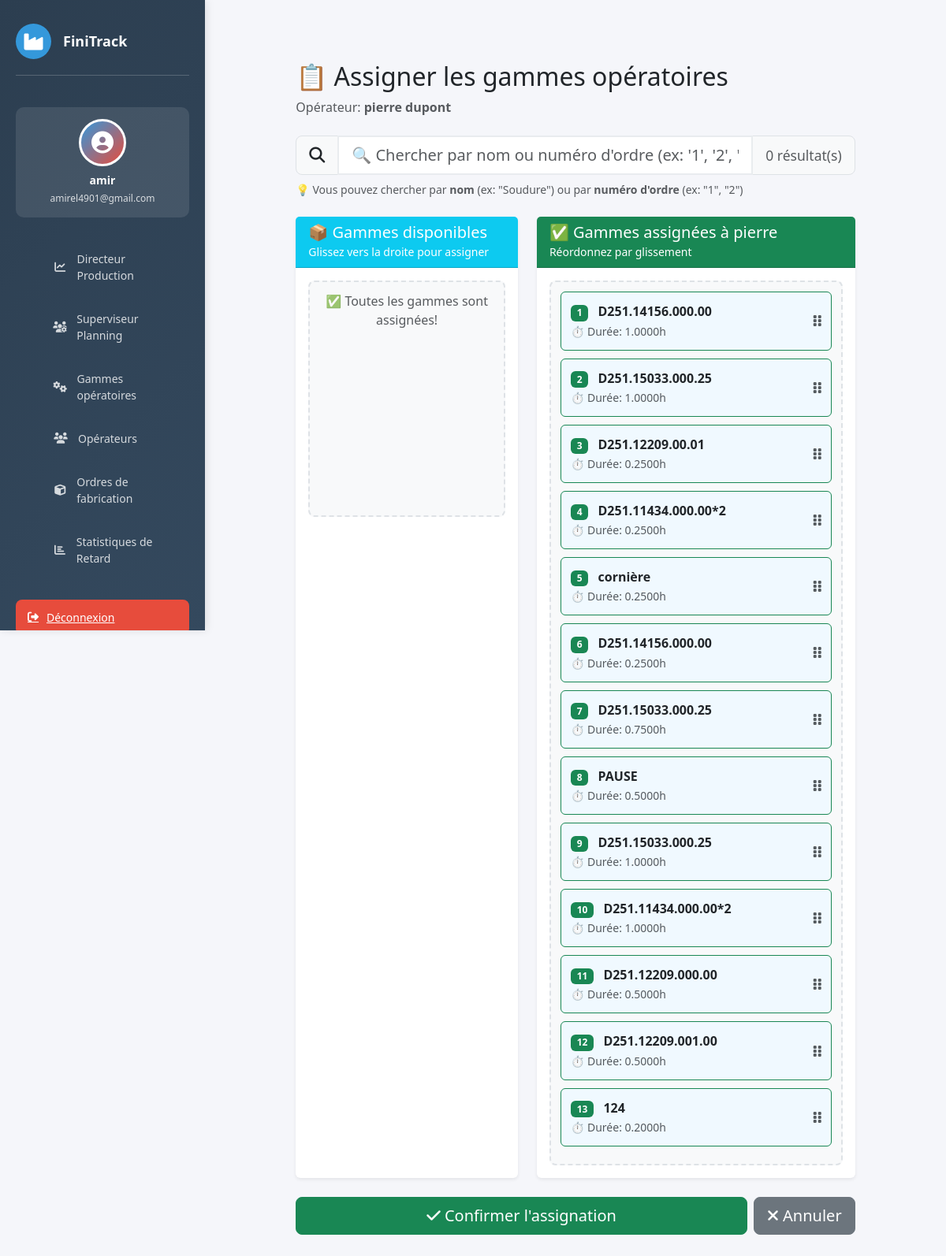
Page /planning/operateur/18/assigner-gammes/ (signed in) on the earlier database version.
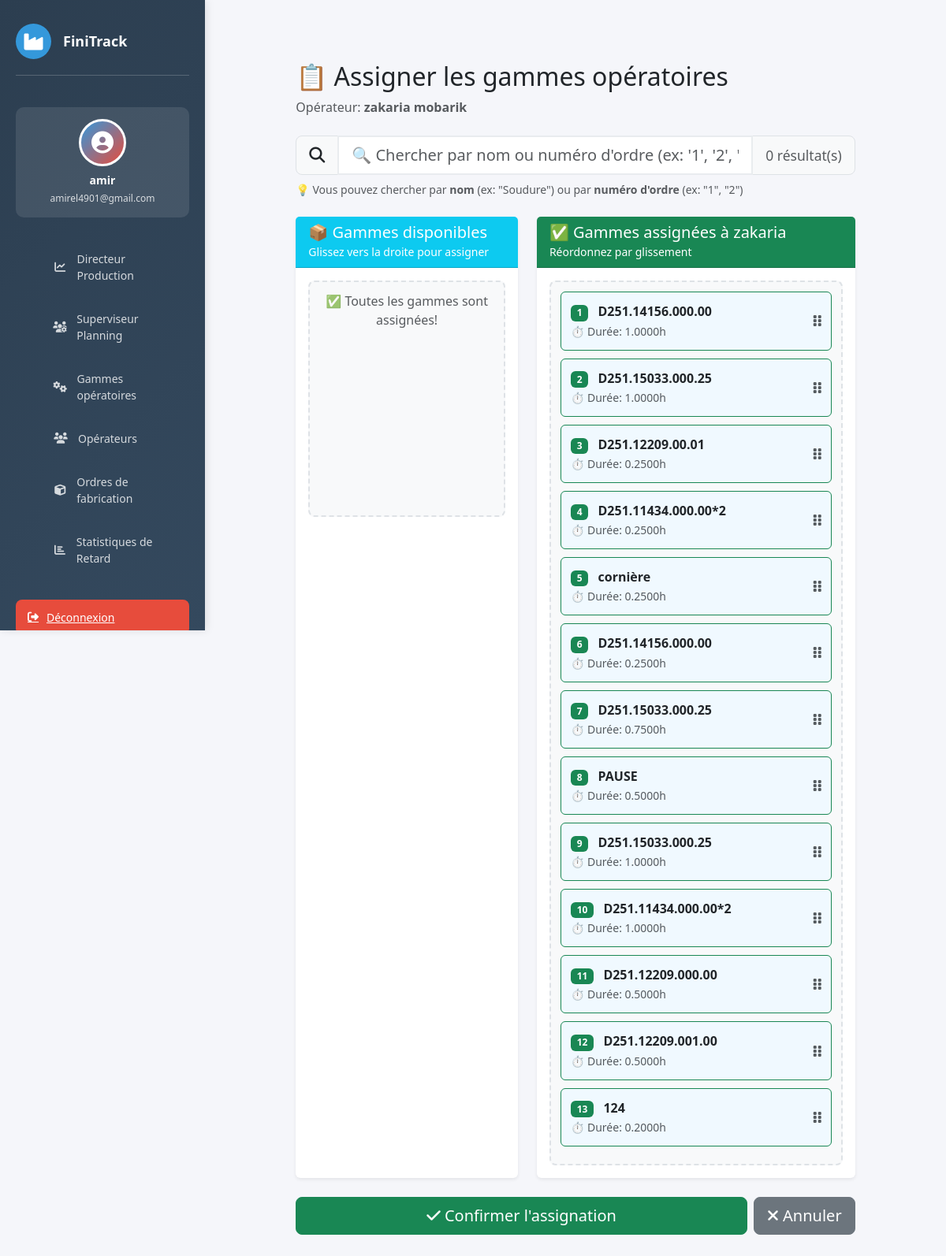
Same page on the later database version.
### website/models.py (models this page shows, shortened)
class Operateur(models.Model):
    SHIFT_CHOICES = [
        ('matin',      'Matin      (06h → 14h)'),
        ('normal',     'Normal     (08h → 17h)'),
        ('apres_midi', 'Après-midi (14h → 22h)'),
    ]
    nom    = models.CharField(max_length=100)
    prenom = models.CharField(max_length=100)
    poste  = models.IntegerField(null=True, blank=True)
    shift  = models.CharField(
        max_length=20,
        choices=SHIFT_CHOICES,
        default='normal',
        verbose_name="Type de shift"
    )
    user   = models.OneToOneField(
        User, null=True, blank=True,
        on_delete=models.SET_NULL,
        related_name='operateur_profil',
        verbose_name="Compte utilisateur"
    )
    photo_profil = models.ImageField(
    upload_to='operateurs/photos/',
    null=True,
    blank=True,
    verbose_name="Photo de profil"
)
    def __str__(self):
        return f"{self.prenom} {self.nom}"

### website/views.py (the view, shortened to what this page needs)
# urls.py: path('planning/operateur/<int:operateur_id>/assigner-gammes/',views.assigner_gammes_operateur,name='assigner_gammes'),
@login_required(login_url='home')
def assigner_gammes_operateur(request, operateur_id):
    operateur = get_object_or_404(Operateur, id=operateur_id)
    gammes_assignees = operateur.gammes.all()
    gammes_disponibles = GammeOperation.objects.exclude(operateurs=operateur).order_by('ordre')
    context = {
        'operateur': operateur,
        'gammes_assignees': gammes_assignees,
        'gammes_disponibles': gammes_disponibles,
    }
    return render(request, 'planning/assigner_gammes_dragdrop.html', context)

### website/templates/planning/assigner_gammes_dragdrop.html (shortened to what the changed rows need)
{% extends 'base.html' %}
{% load static %}
{% block content %}
<div class="container mt-5">
  <div class="row">
    <div class="col-lg-10 mx-auto">
      <div class="mb-4">
        <h2>📋 Assigner les gammes opératoires</h2>
        <p class="text-muted">Opérateur: <strong>{{ operateur.prenom }} {{ operateur.nom }}</strong></p>
      </div>
      <div class="row g-4">
        <div class="col-lg-7">
          <div class="card border-0 shadow-sm h-100">
            <div class="card-header bg-success text-white">
              <h5 class="mb-0">✅ Gammes assignées à {{ operateur.prenom }}</h5>
              <small>Réordonnez par glissement</small>
            </div>
          </div>
        </div>
      </div>
    </div>
  </div>
</div>
{% endblock %}

Differences in the rows shown:
changed Operateur: prenom "pierre" → "zakaria"; nom "dupont" → "mobarik"
